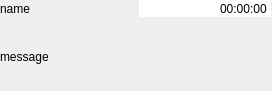
<?xml version="1.0" encoding="UTF-8"?>
<ui version="4.0">
 <class>Form</class>
 <widget class="QWidget" name="Form">
  <property name="geometry">
   <rect>
    <x>0</x>
    <y>0</y>
    <width>272</width>
    <height>91</height>
   </rect>
  </property>
  <property name="windowTitle">
   <string>Form</string>
  </property>
  <widget class="QWidget" name="gridLayoutWidget">
   <property name="geometry">
    <rect>
     <x>0</x>
     <y>0</y>
     <width>271</width>
     <height>91</height>
    </rect>
   </property>
   <layout class="QGridLayout" name="gridLayout">
    <item row="0" column="0">
     <widget class="QLabel" name="label">
      <property name="text">
       <string>name</string>
      </property>
     </widget>
    </item>
    <item row="0" column="1">
     <widget class="QTimeEdit" name="timeEdit">
      <property name="frame">
       <bool>false</bool>
      </property>
      <property name="alignment">
       <set>Qt::AlignRight|Qt::AlignTrailing|Qt::AlignVCenter</set>
      </property>
      <property name="buttonSymbols">
       <enum>QAbstractSpinBox::NoButtons</enum>
      </property>
      <property name="keyboardTracking">
       <bool>true</bool>
      </property>
     </widget>
    </item>
    <item row="1" column="0" colspan="2">
     <widget class="QLabel" name="label_2">
      <property name="text">
       <string>message</string>
      </property>
     </widget>
    </item>
   </layout>
  </widget>
 </widget>
 <resources/>
 <connections/>
</ui>
